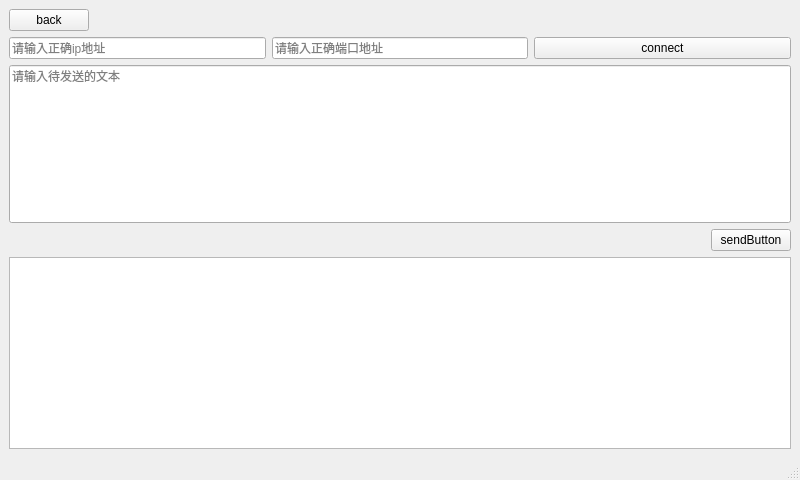
<?xml version="1.0" encoding="UTF-8"?>
<ui version="4.0">
 <class>tcpClientWindow</class>
 <widget class="QMainWindow" name="tcpClientWindow">
  <property name="geometry">
   <rect>
    <x>0</x>
    <y>0</y>
    <width>800</width>
    <height>480</height>
   </rect>
  </property>
  <property name="windowTitle">
   <string>tcp客户端</string>
  </property>
  <widget class="QWidget" name="centralwidget">
   <property name="sizePolicy">
    <sizepolicy hsizetype="Preferred" vsizetype="Preferred">
     <horstretch>0</horstretch>
     <verstretch>0</verstretch>
    </sizepolicy>
   </property>
   <layout class="QVBoxLayout" name="verticalLayout">
    <item>
     <layout class="QHBoxLayout" name="horizontalLayout_2">
      <item>
       <widget class="QPushButton" name="backButton">
        <property name="sizePolicy">
         <sizepolicy hsizetype="Maximum" vsizetype="Minimum">
          <horstretch>0</horstretch>
          <verstretch>0</verstretch>
         </sizepolicy>
        </property>
        <property name="text">
         <string>back</string>
        </property>
       </widget>
      </item>
      <item>
       <spacer name="horizontalSpacer_2">
        <property name="orientation">
         <enum>Qt::Horizontal</enum>
        </property>
        <property name="sizeHint" stdset="0">
         <size>
          <width>40</width>
          <height>20</height>
         </size>
        </property>
       </spacer>
      </item>
     </layout>
    </item>
    <item>
     <layout class="QHBoxLayout" name="horizontalLayout">
      <item>
       <widget class="QLineEdit" name="addressEdit">
        <property name="sizePolicy">
         <sizepolicy hsizetype="Preferred" vsizetype="Maximum">
          <horstretch>0</horstretch>
          <verstretch>0</verstretch>
         </sizepolicy>
        </property>
        <property name="placeholderText">
         <string>请输入正确ip地址</string>
        </property>
       </widget>
      </item>
      <item>
       <widget class="QLineEdit" name="portEdit">
        <property name="sizePolicy">
         <sizepolicy hsizetype="Preferred" vsizetype="Maximum">
          <horstretch>0</horstretch>
          <verstretch>0</verstretch>
         </sizepolicy>
        </property>
        <property name="placeholderText">
         <string>请输入正确端口地址</string>
        </property>
       </widget>
      </item>
      <item>
       <widget class="QPushButton" name="connectButton">
        <property name="sizePolicy">
         <sizepolicy hsizetype="Preferred" vsizetype="Maximum">
          <horstretch>0</horstretch>
          <verstretch>0</verstretch>
         </sizepolicy>
        </property>
        <property name="text">
         <string>connect</string>
        </property>
       </widget>
      </item>
     </layout>
    </item>
    <item>
     <widget class="QLineEdit" name="sendEdit">
      <property name="sizePolicy">
       <sizepolicy hsizetype="Expanding" vsizetype="Expanding">
        <horstretch>0</horstretch>
        <verstretch>0</verstretch>
       </sizepolicy>
      </property>
      <property name="alignment">
       <set>Qt::AlignLeading|Qt::AlignLeft|Qt::AlignTop</set>
      </property>
      <property name="placeholderText">
       <string>请输入待发送的文本</string>
      </property>
     </widget>
    </item>
    <item>
     <layout class="QHBoxLayout" name="operation">
      <item>
       <spacer name="horizontalSpacer_3">
        <property name="sizePolicy">
         <sizepolicy hsizetype="Minimum" vsizetype="Minimum">
          <horstretch>0</horstretch>
          <verstretch>0</verstretch>
         </sizepolicy>
        </property>
        <property name="orientation">
         <enum>Qt::Horizontal</enum>
        </property>
        <property name="sizeHint" stdset="0">
         <size>
          <width>40</width>
          <height>20</height>
         </size>
        </property>
       </spacer>
      </item>
      <item>
       <spacer name="horizontalSpacer">
        <property name="sizePolicy">
         <sizepolicy hsizetype="Minimum" vsizetype="Minimum">
          <horstretch>0</horstretch>
          <verstretch>0</verstretch>
         </sizepolicy>
        </property>
        <property name="orientation">
         <enum>Qt::Horizontal</enum>
        </property>
        <property name="sizeHint" stdset="0">
         <size>
          <width>40</width>
          <height>20</height>
         </size>
        </property>
       </spacer>
      </item>
      <item>
       <widget class="QPushButton" name="sendButton">
        <property name="sizePolicy">
         <sizepolicy hsizetype="Preferred" vsizetype="Minimum">
          <horstretch>0</horstretch>
          <verstretch>0</verstretch>
         </sizepolicy>
        </property>
        <property name="text">
         <string>sendButton</string>
        </property>
       </widget>
      </item>
     </layout>
    </item>
    <item>
     <widget class="QPlainTextEdit" name="recvPlainTextEdit">
      <property name="readOnly">
       <bool>true</bool>
      </property>
      <property name="plainText">
       <string/>
      </property>
      <property name="placeholderText">
       <string>显示服务端发送内容</string>
      </property>
     </widget>
    </item>
   </layout>
  </widget>
  <widget class="QMenuBar" name="menubar">
   <property name="geometry">
    <rect>
     <x>0</x>
     <y>0</y>
     <width>800</width>
     <height>21</height>
    </rect>
   </property>
  </widget>
  <widget class="QStatusBar" name="statusbar"/>
 </widget>
 <resources/>
 <connections/>
</ui>
